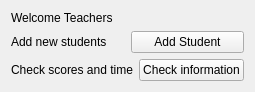
<?xml version="1.0" encoding="UTF-8"?>
<ui version="4.0">
 <class>Widget</class>
 <widget class="QWidget" name="Widget">
  <property name="geometry">
   <rect>
    <x>0</x>
    <y>0</y>
    <width>187</width>
    <height>72</height>
   </rect>
  </property>
  <property name="windowTitle">
   <string>Widget</string>
  </property>
  <layout class="QVBoxLayout" name="verticalLayout">
   <item>
    <widget class="QLabel" name="label">
     <property name="text">
      <string>Welcome Teachers</string>
     </property>
    </widget>
   </item>
   <item>
    <layout class="QHBoxLayout" name="horizontalLayout">
     <item>
      <widget class="QLabel" name="label_2">
       <property name="text">
        <string>Add new students</string>
       </property>
      </widget>
     </item>
     <item>
      <widget class="QPushButton" name="addStudentPushButton">
       <property name="text">
        <string>Add Student</string>
       </property>
      </widget>
     </item>
    </layout>
   </item>
   <item>
    <layout class="QHBoxLayout" name="horizontalLayout_2">
     <item>
      <widget class="QLabel" name="label_3">
       <property name="text">
        <string>Check scores and time</string>
       </property>
      </widget>
     </item>
     <item>
      <widget class="QPushButton" name="CheckInforPushButton">
       <property name="text">
        <string>Check information</string>
       </property>
      </widget>
     </item>
    </layout>
   </item>
  </layout>
 </widget>
 <resources/>
 <connections/>
</ui>
